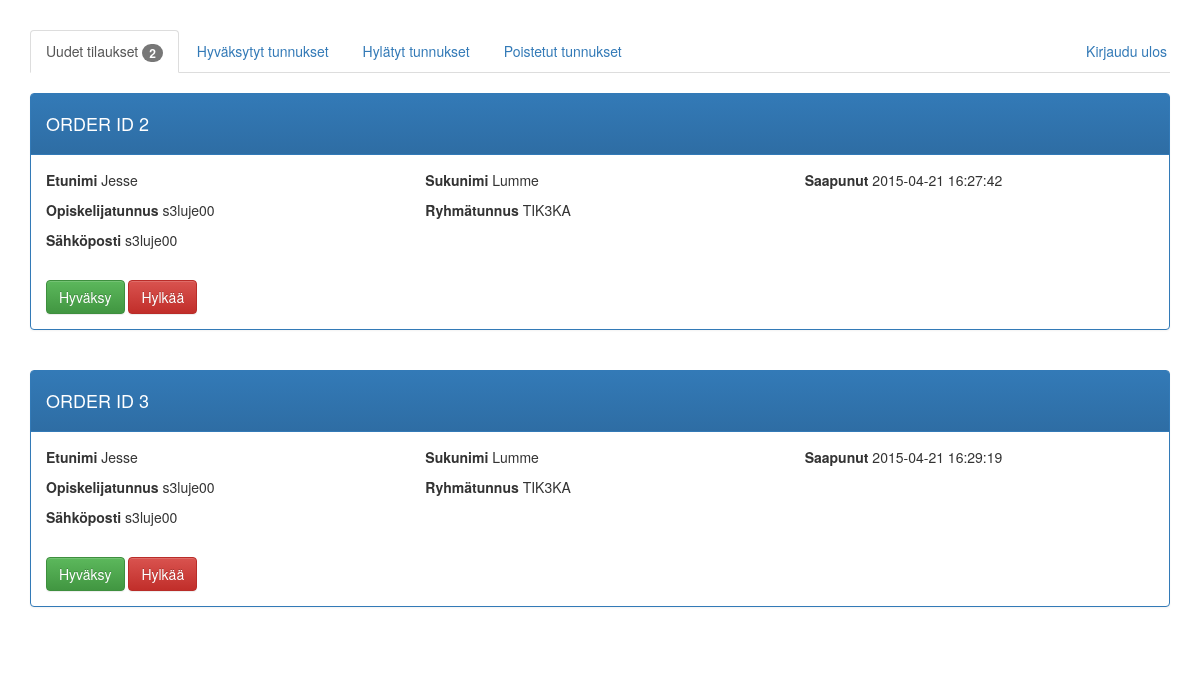
Page /admin/uudet.php on the committed database.
### tables this page shows
CREATE TABLE IF NOT EXISTS `user` (
`id` int(6) NOT NULL,
  `account` varchar(8) NOT NULL,
  `password` varchar(100) NOT NULL,
  `email` varchar(25) NOT NULL,
  `firstname` varchar(30) NOT NULL,
  `surname` varchar(30) NOT NULL,
  `class` varchar(9) NOT NULL,
  `status` varchar(1) NOT NULL,
  `isadmin` varchar(1) NOT NULL,
  `date` timestamp NOT NULL DEFAULT CURRENT_TIMESTAMP ON UPDATE CURRENT_TIMESTAMP
);

### includes/functions.php (called while the page is built, shortened)
<?php
function uudet($tableName, $conn)
{
  try {
    $result = $conn->query("SELECT * FROM user WHERE status = 0");
    return ( $result->rowCount() > 0 )
      ? $result
      : false;
  } catch(Exception $e) {
    return false;
  }
}
function laskuri($table, $conn){
  $result = $conn->query("SELECT * FROM user WHERE status = 0");
  return ($result->rowCount());
}

### admin/uudet.php (the view, shortened to what this page needs)
<!DOCTYPE html>
<?php
require '../includes/functions.php';
$conn = connect($config);
if ( $conn ) {
  $user = uudet('user', $conn);
} else die('Tietokantaan ei saatu yhteyttä');
$laskuri = 'laskuri';
?>
<html>
  <head>
    <link rel="stylesheet" href="https://maxcdn.bootstrapcdn.com/bootstrap/3.3.4/css/bootstrap.min.css">
    <link rel="stylesheet" href="https://maxcdn.bootstrapcdn.com/bootstrap/3.3.4/css/bootstrap-theme.min.css">
    <link rel="stylesheet" href="../css/style.css">
  </head>
  <body>
  <div class="container">
    <nav>
      <ul class="nav nav-tabs">
        <li role="presentation" class="active"><a href="uudet.php">Uudet tilaukset <span class="badge"><?= $laskuri($user, $conn); ?></span></a></li>
        <li role="presentation"><a href="hyvaksytyt.php">Hyväksytyt tunnukset</a></li>
        <li role="presentation"><a href="hylatyt.php">Hylätyt tunnukset</a></li>
        <li role="presentation"><a href="poistetut.php">Poistetut tunnukset</a></li>
        <li role="presentation" class="navbar-right"><a href="#">Kirjaudu ulos</a></li>
      </ul>
    </nav>
    <br>
    <?php foreach($user as $row) : ?>
      <div class="panel panel-primary">
          <div class="panel-heading">
            <h4>ORDER ID <?= $row['id']?></h4>
          </div>
        <div class="panel-body">
          <div class="row">
            <div class="col-md-4 col-sm-12">
              <p><strong>Etunimi</strong> <?= $row['firstname']?></p>
            </div>
            <div class="col-md-4 col-sm-12">
              <p><strong>Sukunimi</strong> <?= $row['surname']?></p>
            </div>
            <div class="col-md-4 col-sm-12">
              <p><strong>Saapunut</strong> <?= $row['date']?></p>
            </div>
          </div>
          <div class="row">
            <div class="col-md-4 col-sm-12">
              <p><strong>Opiskelijatunnus</strong> <?= $row['account']?></p>
            </div>
            <div class="col-md-4 col-sm-12">
              <p><strong>Ryhmätunnus</strong> <?= $row['class']?></p>
            </div>
          </div>
          <div class="row">
            <div class="col-md-4 col-sm-12">
              <p><strong>Sähköposti</strong> <?= $row['email']?></p>
            </div>
          </div>
          <br>
          <div class="row">
            <div class="col-md-2 col-sm-6">
              <button type="submit" class="btn btn-success" name="hyvaksy" value="hyvaksy" onclick="hyvaksy()">
                Hyväksy
              </button>
              <button type="submit" class="btn btn-danger" name="hylkaa" value="hylkaa">
                Hylkää
              </button>
            </div>
          </div>
      </div>
    </div>
      <br>
    <?php endforeach;
    $conn = null; ?>
  </div>
  </body>
</html>

### css/style.css (style rules this page uses)
body { padding-top: 30px; }

### rows in the picture
user: id "2", firstname "Jesse", surname "Lumme", date "2015-04-21 16:27:42", account "s3luje00", class "TIK3KA", email "s3luje00"
user: id "3", firstname "Jesse", surname "Lumme", date "2015-04-21 16:29:19", account "s3luje00", class "TIK3KA", email "s3luje00"

### other values in the picture
$laskuri($user, $conn) "2"
